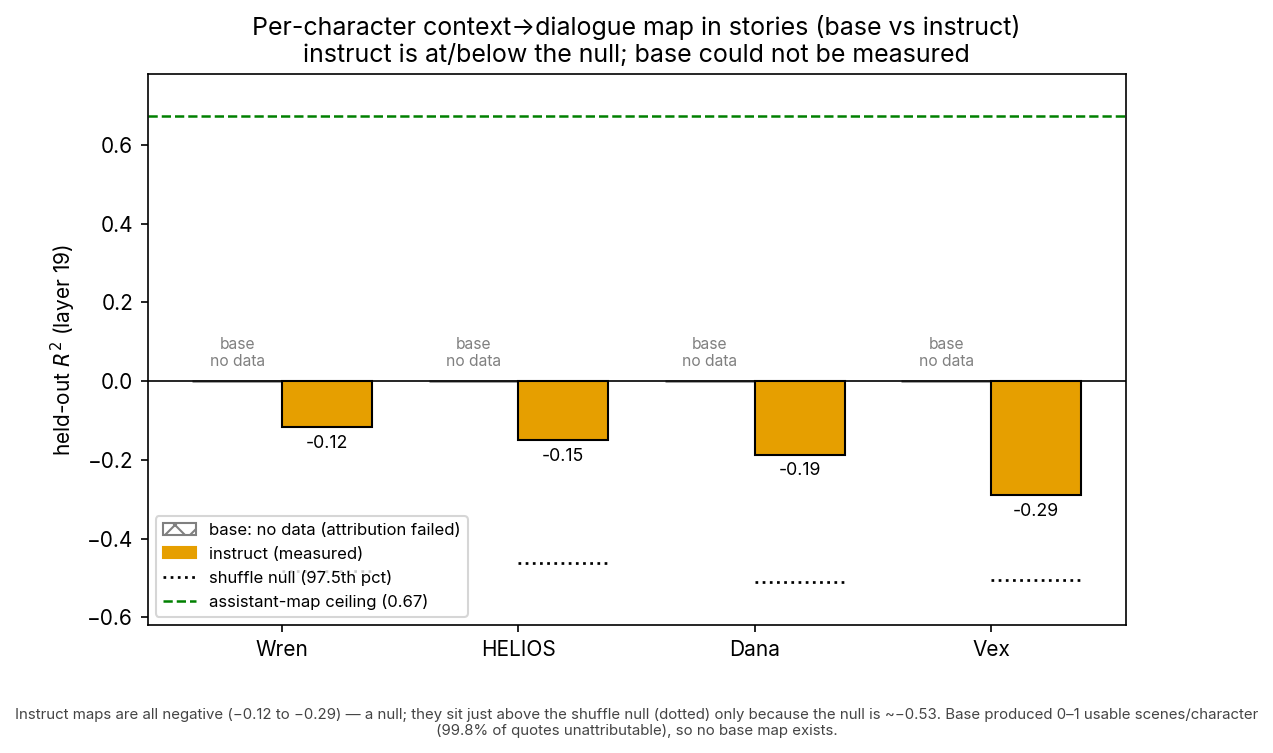

Recreate this plot in Python.
#!/usr/bin/env python
"""#1310 per-character context->dialogue map — clean base-vs-instruct figure.

Fixes the silent-null problem of perpersona_r2.png: the base arm produced no
attributable dialogue (0-1 usable scenes/character), so its R^2 is null and the
original figure just drew nothing. Here the base absence is drawn EXPLICITLY
("no data") so the figure reads correctly instead of looking like a plotting bug.

Per character: instruct held-out R^2 @ layer 19 (real, all negative), a marker at
the shuffle-null 97.5th percentile it "clears", and an explicit base "no data"
placeholder. Assistant-map ceiling (#825 instruct 0.673) drawn for reference.

All values read from eval_results/issue_1310/summary.json (no hardcoding).
"""

from __future__ import annotations

import contextlib
import json
import subprocess
from pathlib import Path

HERE = Path(__file__).resolve().parent
REPO = HERE.parents[1]
SUMMARY = REPO / "eval_results/issue_1310/summary.json"


def _git_head() -> str:
    try:
        return subprocess.check_output(
            ["git", "-C", str(REPO), "rev-parse", "HEAD"], text=True
        ).strip()
    except Exception as e:
        return f"unresolved: {e}"


def main() -> None:
    import matplotlib

    matplotlib.use("Agg")
    import matplotlib.pyplot as plt
    from matplotlib import font_manager
    from matplotlib.patches import Patch

    for fp in font_manager.findSystemFonts(fontpaths=None):
        if "Inter" in fp:
            with contextlib.suppress(Exception):
                font_manager.fontManager.addfont(fp)
    with contextlib.suppress(Exception):
        plt.rcParams["font.family"] = "Inter"

    s = json.loads(SUMMARY.read_text())
    order = ["Wren", "HELIOS", "Dana", "Vex"]
    pp = s["per_persona"]
    inst_r2 = [pp[k]["instruct"]["r2_headline"] for k in order]
    inst_null = [pp[k]["instruct"]["null_p975_headline"] for k in order]
    base_present = [pp[k]["base"] is not None for k in order]
    ceil_inst = s["assistant_ceiling"]["S1"]["r2_headline"]  # 0.673

    C_BASE, C_INST = "#0072B2", "#E69F00"  # colorblind-safe
    w = 0.38
    xs = list(range(len(order)))

    fig, ax = plt.subplots(figsize=(8.5, 5.2))
    for i, k in enumerate(order):
        # base: explicit "no data" placeholder (no measured value exists)
        if base_present[i]:
            ax.bar(i - w / 2, pp[k]["base"]["r2_headline"], w, color=C_BASE, edgecolor="black")
        else:
            ax.bar(i - w / 2, 0.0, w, color="none", edgecolor="grey", linewidth=1.2, hatch="xx")
            ax.text(
                i - w / 2,
                0.03,
                "base\nno data",
                ha="center",
                va="bottom",
                fontsize=7.5,
                color="grey",
            )
        # instruct: real (negative) bar
        r = inst_r2[i]
        ax.bar(i + w / 2, r, w, color=C_INST, edgecolor="black")
        ax.text(i + w / 2, r - 0.02, f"{r:.2f}", ha="center", va="top", fontsize=8.5)
        # null p97.5 marker the instruct bar clears
        ax.plot(
            [i + w / 2 - w / 2, i + w / 2 + w / 2],
            [inst_null[i], inst_null[i]],
            color="black",
            lw=1.3,
            ls=":",
        )

    ax.axhline(0.0, color="black", lw=0.8)
    ax.axhline(
        ceil_inst,
        color="green",
        ls="--",
        lw=1.2,
        label=f"assistant-map ceiling (instruct, #825 = {ceil_inst:.2f})",
    )
    # legend proxy for the null marker
    from matplotlib.lines import Line2D

    handles = [
        Patch(
            facecolor="none",
            edgecolor="grey",
            hatch="xx",
            label="base: no data (attribution failed)",
        ),
        Patch(color=C_INST, label="instruct (measured)"),
        Line2D([0], [0], color="black", ls=":", lw=1.3, label="shuffle null (97.5th pct)"),
        Line2D(
            [0],
            [0],
            color="green",
            ls="--",
            lw=1.2,
            label=f"assistant-map ceiling ({ceil_inst:.2f})",
        ),
    ]
    ax.set_xticks(xs)
    ax.set_xticklabels(order, fontsize=10)
    ax.set_ylabel("held-out $R^2$ (layer 19)")
    ax.set_ylim(-0.62, 0.78)
    ax.set_title(
        "Per-character context→dialogue map in stories (base vs instruct)\n"
        "instruct is at/below the null; base could not be measured"
    )
    ax.legend(handles=handles, fontsize=8, loc="lower left")
    ax.text(
        0.5,
        -0.15,
        "Instruct maps are all negative (−0.12 to −0.29) — a null; they sit just above the "
        "shuffle null (dotted) only because the null is ~−0.53. Base produced 0–1 usable "
        "scenes/character (99.8% of quotes unattributable), so no base map exists.",
        ha="center",
        va="top",
        fontsize=7.2,
        color="#444444",
        transform=ax.transAxes,
        wrap=True,
    )
    fig.tight_layout()

    png = HERE / "perpersona_r2_clean.png"
    fig.savefig(png, dpi=150, bbox_inches="tight")
    plt.close(fig)

    meta = {
        "commit": _git_head(),
        "source": "eval_results/issue_1310/summary.json",
        "instruct_r2": dict(zip(order, inst_r2)),
        "instruct_null_p975": dict(zip(order, inst_null)),
        "base": "no data (attribution failed; 0-1 usable scenes/character)",
        "assistant_ceiling_instruct": ceil_inst,
        "caption": (
            "Per-character context->dialogue held-out R2 (layer 19), base vs instruct. "
            "Instruct is a null (-0.12 to -0.29); base could not be measured (attribution "
            "collapsed). Character identity is still specific (swap deltaR2=0.39, separate figure)."
        ),
    }
    (HERE / "perpersona_r2_clean.meta.json").write_text(json.dumps(meta, indent=2))
    print(f"[fig] wrote {png}")
    print("instruct_r2:", dict(zip(order, [round(v, 3) for v in inst_r2])))
    print("base_present:", dict(zip(order, base_present)))


if __name__ == "__main__":
    main()
